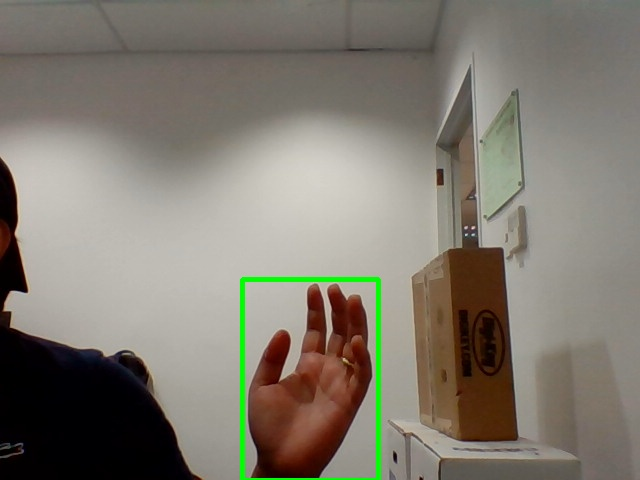
#> input picture images/20210506-093335.jpg, 640 x 480 px, given in place of the camera
$ python pycodecs_v2.py
#> lines starting #> are read from the running program, lines starting #| are printed output that depends on the picture
import cv2, time
from datetime import datetime

first_frame = None
status_list = [None,None]
times = []
burst = [ "1", "2", "3", "4", "5", "6", "7", "8", "9", "10" ]

# For third party Camera USB
#video = cv2.VideoCapture(1 + cv2.CAP_DSHOW())
video = cv2.VideoCapture(1)

while True:

    check, frame = video.read()
#> frame is the input picture: shape (480, 640, 3); mean B, G, R 112, 122.8, 128.3

    hour = time.strftime('%H')
    hour = int(hour)

    status = 0
    gray = cv2.cvtColor(frame,cv2.COLOR_BGR2GRAY)
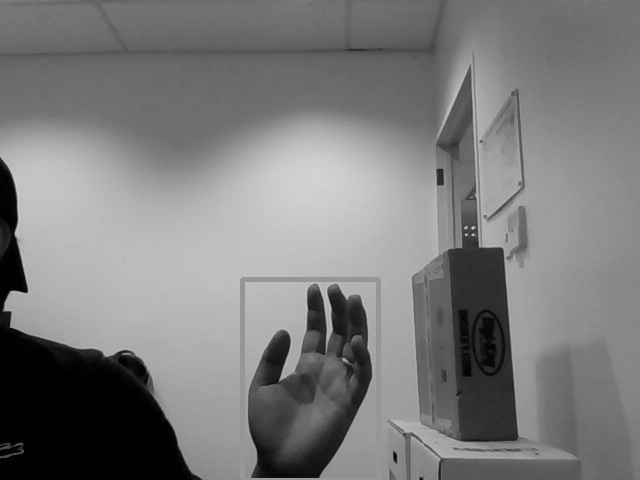
#> gray: shape (480, 640); min 0, max 220, mean 123.2
    gray = cv2.GaussianBlur(gray,(21,21),0)
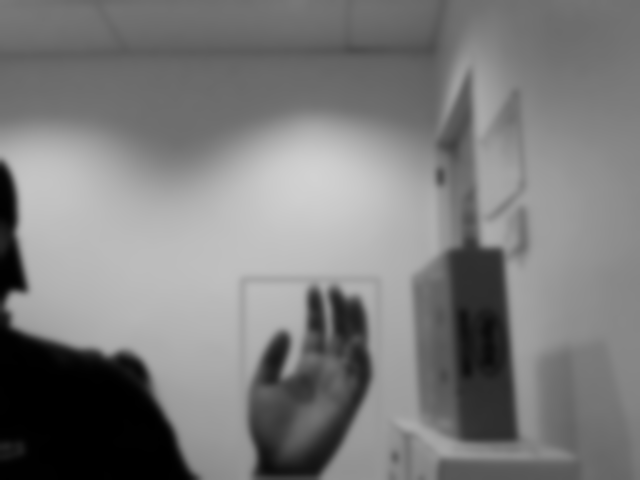
#> gray: shape (480, 640); min 0, max 210, mean 123.2

    if first_frame is None:
      first_frame = gray
      continue

    delta_frame = cv2.absdiff(first_frame,gray)
    thresh_frame = cv2.threshold(delta_frame, 30, 255, cv2.THRESH_BINARY)[1]
    thresh_frame = cv2.dilate(thresh_frame, None, iterations=2)

    (cnts,_) = cv2.findContours(thresh_frame.copy(), cv2.RETR_EXTERNAL, cv2.CHAIN_APPROX_SIMPLE)

    # wait
    time.sleep(0.4)

    for contour in cnts:
      if cv2.contourArea(contour) < 20000:
          continue
      status = 1

      (x, y, w, h)=cv2.boundingRect(contour)
      cv2.rectangle(frame, (x, y), (x+w, y+h), (0,255,0), 3)

    status_list.append(status)

    status_list=status_list[-2:]


    if status_list[-1] == 1 and status_list[-2] == 0:
        times.append(datetime.now())

        # check
        if hour < 5:
          time.sleep(10)
          continue

      #  if hour > 7 & hour < 17:
      #    time.sleep(10)
      #    continue

        if hour > 19:
          time.sleep(10)
          continue

        # burst
        for x in burst:

          #print(x)
          #time.sleep(1)
          # call again while after stabilizing the image
          check2, frame2 = video.read()
          # save image
          cv2.imwrite("./images/" + time.strftime("%Y%m%d-%H%M%S") + "-" + x +".jpg", frame2)


    if status_list[-1] == 0 and status_list[-2] == 1:
        times.append(datetime.now())


    cv2.imshow("Gray Frame",gray)
    cv2.imshow("Delta Frame",delta_frame)
    cv2.imshow("Threshold Frame",thresh_frame)
    cv2.imshow("Color Frame",frame)


    key=cv2.waitKey(1)

    if key == ord('q'):
      if status == 1:
          times.append(datetime.now())
      break

print(status_list)
print(times)

video.release()
cv2.destroyAllWindows

$ run again, on images/20210506-134326.jpg
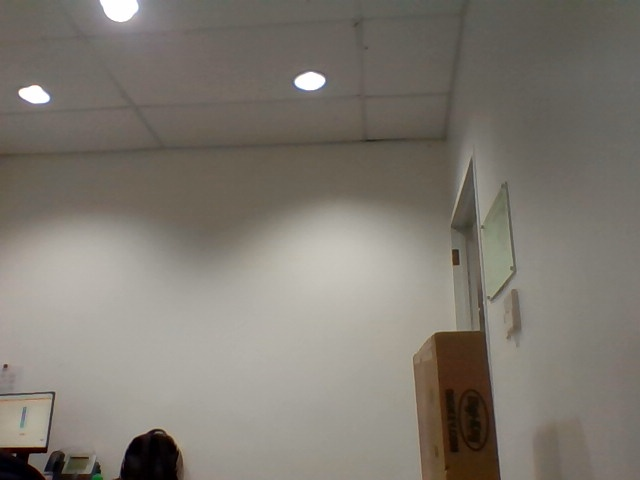
#> input picture images/20210506-134326.jpg, 640 x 480 px, given in place of the camera
#> frame is the input picture: shape (480, 640, 3); mean B, G, R 112.8, 121.5, 126.9
#> `gray = cv2.cvtColor(frame,cv2.COLOR_BGR2GRAY)`:
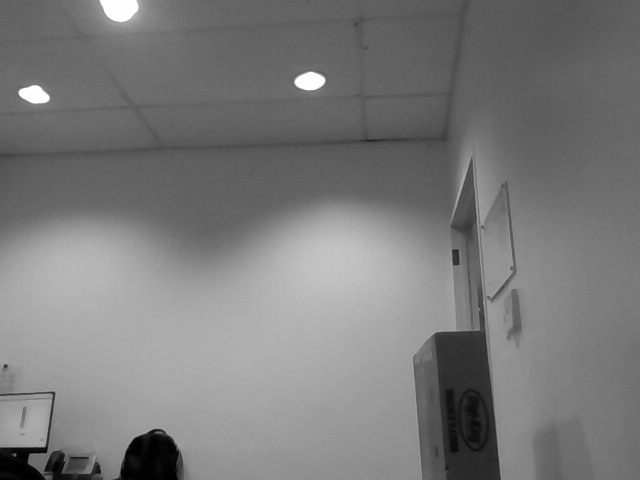
#> gray: shape (480, 640); min 0, max 255, mean 122.1
